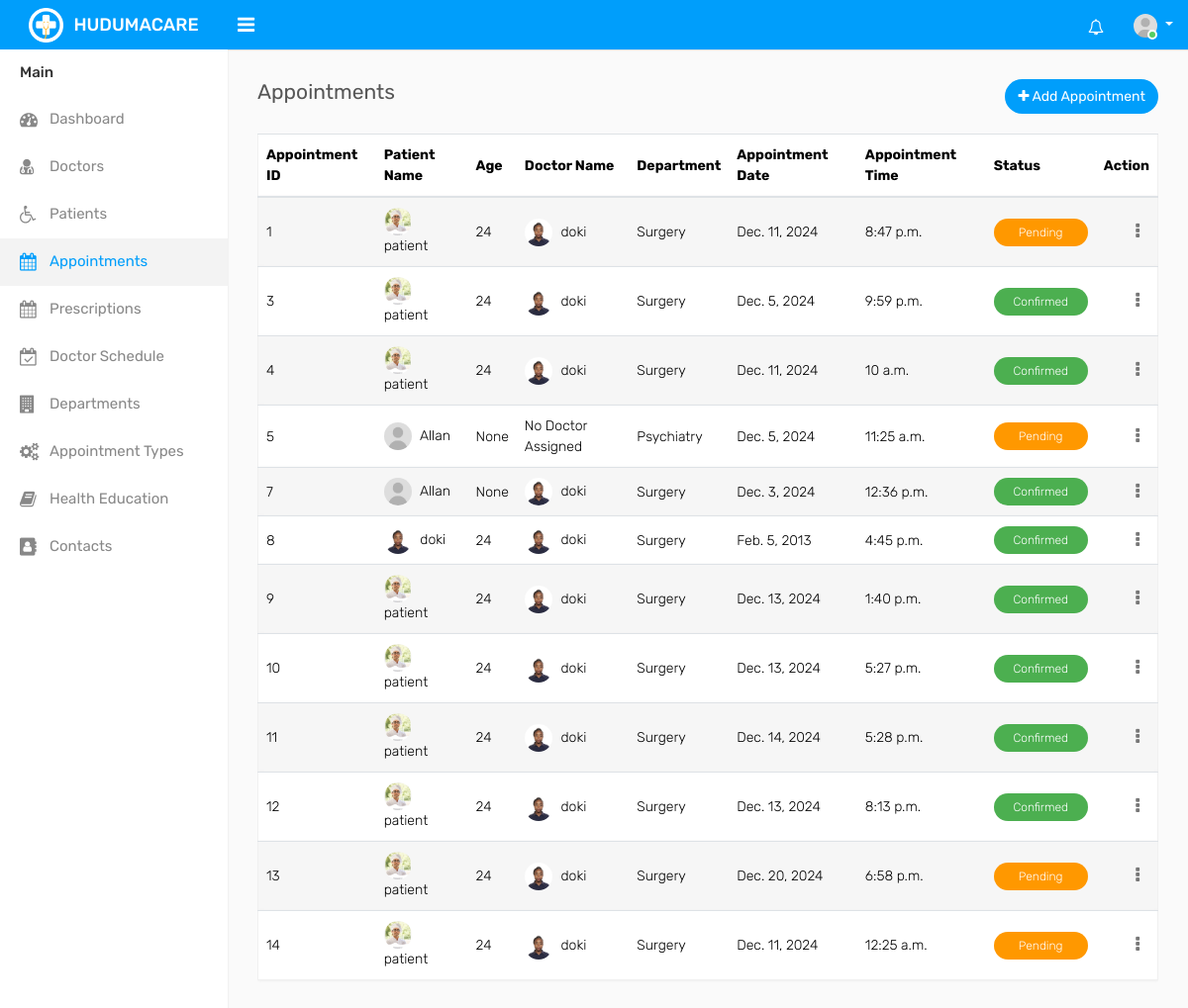
Screenshot of /administration/appointments with the database file from the repository.
### appointments/models.py (models this page shows, shortened)
class Appointment(models.Model):
    patient = models.ForeignKey(User, related_name='appointments', on_delete=models.CASCADE)
    doctor = models.ForeignKey(User, related_name='doctor_appointments', on_delete=models.CASCADE, null=True, blank=True)
    department = models.ForeignKey(Department, on_delete=models.CASCADE, null=True, blank=True)  # Added department field
    appointment_type = models.ForeignKey(AppointmentType, on_delete=models.CASCADE)
    appointment_date = models.DateField()
    appointment_time = models.TimeField()
    STATUS_CHOICES = (
        ('pending', 'Pending'),
        ('approved', 'Approved'),
        ('cancelled', 'Cancelled'),
    )
    appointment_status = models.CharField(max_length=10, choices=STATUS_CHOICES, default='pending')
    reason = models.TextField(null=True, blank=True)
    creation_date = models.DateTimeField(auto_now_add=True)
    updated_date = models.DateTimeField(auto_now=True)
    class Meta:
        verbose_name_plural = 'Appointments'

### accounts/models.py (models this page shows, shortened)
class UserProfile(models.Model):
    USER_TYPES = (
        ('doctor', 'Doctor'),
        ('patient', 'Patient'),
        ('admin', 'Admin'),  # Added admin usertype
    )
    user = models.OneToOneField(User, on_delete=models.CASCADE)
    usertype = models.CharField(max_length=10, choices=USER_TYPES)
    gender = models.CharField(max_length=10)
    profile_picture = models.ImageField(upload_to='profile_pictures/', null=True, blank=True)
    date_of_birth = models.DateField(null=True, blank=True)

### doctor_panel/models.py (models this page shows, shortened)
class Department(models.Model):
    name = models.CharField(max_length=100, unique=True)
    description = models.TextField()
    time_created = models.DateTimeField(auto_now_add=True)
    class Meta:
        verbose_name_plural = 'Departments'

### admin_panel/views.py (the view)
# urls.py: path("appointments", views.appointments, name="admin_appointments"),
def appointments(request):
    appointments = Appointment.objects.select_related('patient').prefetch_related('patient__userprofile')
    for appointment in appointments:
        appointment.patient.age = calculate_age(appointment.patient.userprofile.date_of_birth)  # Add 'age' to each patient
    return render(request, 'administration/appointments.html', {'appointments': appointments})

### admin_panel/views.py (called while the page is built)
def calculate_age(birth_date):
    today = date.today()
    if birth_date:
        return today.year - birth_date.year - ((today.month, today.day) < (birth_date.month, birth_date.day))
    return None

### doctor_panel/context_processors.py (called while the page is built, shortened)
def notifications_processor(request):
    return {}  # If the user is not authenticated, return an empty context

### patient_panel/context_processors.py (called while the page is built, shortened)
def notifications_processor(request):
    return {}  # If the user is not authenticated, return an empty context

### templates/administration/appointments.html (shortened to what this page needs)
{% extends "base.html" %}
{% load static %}
{% block content %}
<div class="content">
    <div class="row">
        <div class="col-sm-4 col-3">
            <h4 class="page-title">Appointments</h4>
        </div>
        <div class="col-sm-8 col-9 text-right m-b-20">
            <a href="add-appointment.html" class="btn btn-primary btn-rounded float-right"><i class="fa fa-plus"></i> Add Appointment</a>
        </div>
    </div>
    <div class="row">
        <div class="col-md-12">
            <div class="table-responsive">
                <table class="table table-striped custom-table">
                    <thead>
                        <tr>
                            <th>Appointment ID</th>
                            <th>Patient Name</th>
                            <th>Age</th>
                            <th>Doctor Name</th>
                            <th>Department</th>
                            <th>Appointment Date</th>
                            <th>Appointment Time</th>
                            <th>Status</th>
                            <th class="text-right">Action</th>
                        </tr>
                    </thead>
                    <tbody>
                        {% for appointment in appointments %}
                        <tr>
                            <td>{{ appointment.id }}</td>
                            <td>
                                <img width="28" height="28" src="{% if appointment.patient.userprofile.profile_picture %}{{ appointment.patient.userprofile.profile_picture.url }}{% else %}{% static 'assets/img/user.jpg' %}{% endif %}" class="rounded-circle m-r-5" alt="">
                                {{ appointment.patient.username }}
                            </td>
                            <td>{{ appointment.patient.age }}</td>
                            <td>
                                {% if appointment.doctor %}
                                    <img width="28" height="28" src="{% if appointment.doctor.userprofile.profile_picture %}{{ appointment.doctor.userprofile.profile_picture.url }}{% else %}{% static 'assets/img/user.jpg' %}{% endif %}" class="rounded-circle m-r-5" alt="">
                                    {{ appointment.doctor.username }}
                                {% else %}
                                    No Doctor Assigned
                                {% endif %}
                            </td>
                            <td>
                                {% if appointment.department %}
                                    {{ appointment.department.name }}
                                {% else %}
                                    No Department
                                {% endif %}
                            </td>
                            <td>{{ appointment.appointment_date }}</td>
                            <td>{{ appointment.appointment_time }}</td>
                            <td>
                                <span class="custom-badge status-{{ appointment.appointment_status|lower }}">
                                    {{ appointment.appointment_status|capfirst }}
                                </span>
                            </td>
                            <td class="text-right">
                                <div class="dropdown dropdown-action">
                                    <a href="#" class="action-icon dropdown-toggle" data-toggle="dropdown" aria-expanded="false"><i class="fa fa-ellipsis-v"></i></a>
                                </div>
                            </td>
                        </tr>
                        {% empty %}
                        <tr>
                            <td colspan="9">No appointments found.</td>
                        </tr>
                        {% endfor %}
                    </tbody>
                </table>
            </div>
        </div>
    </div>
</div>
{% endblock %}

### templates/administration/appointments.html (style rules this page uses)
.custom-badge { padding: 5px 10px; border-radius: 20px; color: white; }
.status-confirmed { background-color: #4CAF50; }
.status-pending { background-color: #FF9800; }

### rows the page displays
Appointment: id "1", patient.profile_picture (picture), patient.username "patient", patient.age "24", doctor.profile_picture (picture), doctor.username "doki", department.name "Surgery", appointment_date "Dec. 11, 2024", appointment_time "8:47 p.m.", appointment_status "Pending"
Appointment: id "3", patient.profile_picture (picture), patient.username "patient", patient.age "24", doctor.profile_picture (picture), doctor.username "doki", department.name "Surgery", appointment_date "Dec. 5, 2024", appointment_time "9:59 p.m.", appointment_status "Confirmed"
Appointment: id "4", patient.profile_picture (picture), patient.username "patient", patient.age "24", doctor.profile_picture (picture), doctor.username "doki", department.name "Surgery", appointment_date "Dec. 11, 2024", appointment_time "10 a.m.", appointment_status "Confirmed"
Appointment: id "5", patient.username "Allan", patient.age "None", shows "No Doctor Assigned", department.name "Psychiatry", appointment_date "Dec. 5, 2024", appointment_time "11:25 a.m.", appointment_status "Pending"
Appointment: id "7", patient.username "Allan", patient.age "None", doctor.profile_picture (picture), doctor.username "doki", department.name "Surgery", appointment_date "Dec. 3, 2024", appointment_time "12:36 p.m.", appointment_status "Confirmed"
Appointment: id "8", patient.profile_picture (picture), patient.username "doki", patient.age "24", doctor.profile_picture (picture), doctor.username "doki", department.name "Surgery", appointment_date "Feb. 5, 2013", appointment_time "4:45 p.m.", appointment_status "Confirmed"
Appointment: id "9", patient.profile_picture (picture), patient.username "patient", patient.age "24", doctor.profile_picture (picture), doctor.username "doki", department.name "Surgery", appointment_date "Dec. 13, 2024", appointment_time "1:40 p.m.", appointment_status "Confirmed"
Appointment: id "10", patient.profile_picture (picture), patient.username "patient", patient.age "24", doctor.profile_picture (picture), doctor.username "doki", department.name "Surgery", appointment_date "Dec. 13, 2024", appointment_time "5:27 p.m.", appointment_status "Confirmed"
Appointment: id "11", patient.profile_picture (picture), patient.username "patient", patient.age "24", doctor.profile_picture (picture), doctor.username "doki", department.name "Surgery", appointment_date "Dec. 14, 2024", appointment_time "5:28 p.m.", appointment_status "Confirmed"
Appointment: id "12", patient.profile_picture (picture), patient.username "patient", patient.age "24", doctor.profile_picture (picture), doctor.username "doki", department.name "Surgery", appointment_date "Dec. 13, 2024", appointment_time "8:13 p.m.", appointment_status "Confirmed"
Appointment: id "13", patient.profile_picture (picture), patient.username "patient", patient.age "24", doctor.profile_picture (picture), doctor.username "doki", department.name "Surgery", appointment_date "Dec. 20, 2024", appointment_time "6:58 p.m.", appointment_status "Pending"
Appointment: id "14", patient.profile_picture (picture), patient.username "patient", patient.age "24", doctor.profile_picture (picture), doctor.username "doki", department.name "Surgery", appointment_date "Dec. 11, 2024", appointment_time "12:25 a.m.", appointment_status "Pending"
